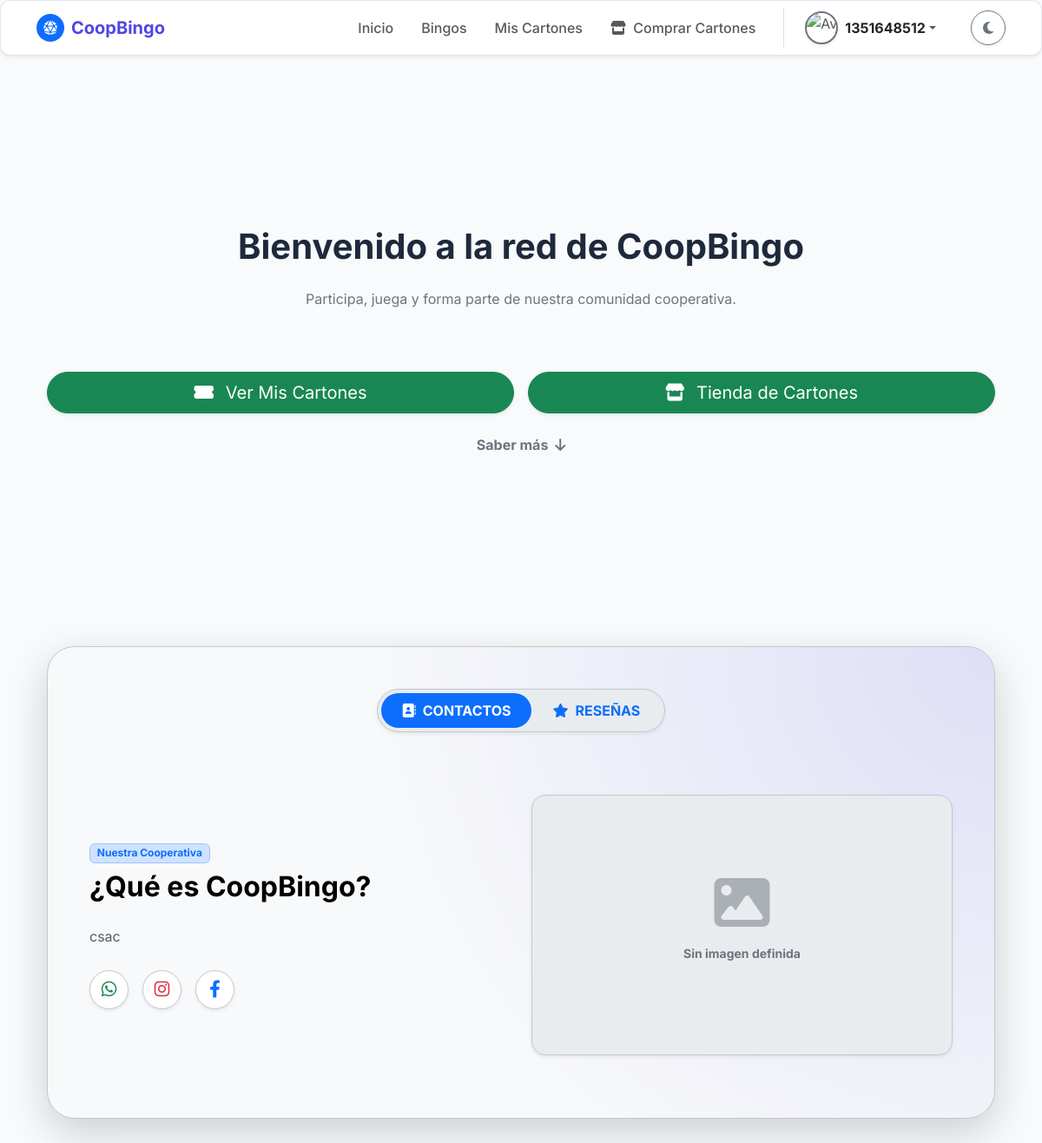
Screenshot of / (signed in) with the database file from the repository.
### bingo/models.py (models this page shows, shortened)
class ConfiguracionWeb(models.Model):
    idconfiguracion = models.AutoField(primary_key=True)
    titulosobrenosotros = models.CharField(
        max_length=150,
        default="¿Qué es CoopBingo?",
        verbose_name="Título Sobre Nosotros"
    )
    descripcionsobrenosotros = models.TextField(
        verbose_name="Texto Descriptivo (Sobre Nosotros)"
    )
    imagenpromocional = models.ImageField(
        upload_to='media/web/inicio/',
        null=True,
        blank=True,
        verbose_name="Imagen Promocional del Inicio"
    )
    numerowhatsapp = models.CharField(
        max_length=12,
        null=True,
        blank=True,
        verbose_name="Número de WhatsApp",
        help_text="Incluya el código de país. Ej: +593987654321"
    )
    enlaceinstagram = models.URLField(
        max_length=255,
        null=True,
        blank=True,
        verbose_name="Perfil de Instagram",
        help_text="Ej: https://instagram.com/coopbingo"
    )
    enlacefacebook = models.URLField(
        max_length=255,
        null=True,
        blank=True,
        verbose_name="Página de Facebook",
        help_text="Ej: https://facebook.com/coopbingo"
    )
    fechaultimaactualizacion = models.DateTimeField(
        auto_now=True,
        verbose_name="Última Actualización"
    )
    class Meta:
        db_table = 'ConfiguracionWeb'
        verbose_name = 'Configuración Web'
        verbose_name_plural = 'Configuraciones Web'

### bingo/views.py (the view, shortened to what this page needs)
# urls.py: path('', views.inicio, name='inicio'),
def inicio(request):
    preguntar_jugador = request.session.pop('preguntar_jugador', False)
    es_jugador = False
    es_socio = False
    mostrar_promo_socio = False
    if request.user.is_authenticated and not request.user.is_staff:
        jugador = Jugador.objects.filter(cedulaidentidadjugador=request.user.username).first()
        socio = Socio.objects.filter(cisocio=request.user.username).first()
        if jugador:
            es_jugador = True
            if not jugador.idsocio and not request.session.get('promo_socio_visto', False):
                mostrar_promo_socio = True
                request.session['promo_socio_visto'] = True
        if socio:
            es_socio = True
            request.session['es_socio_activo'] = True if socio.estadosocio == 'Activo' else False
    config_web = ConfiguracionWeb.objects.first()
    bingos_activos = Bingo.objects.filter(
        estadobingo__in=['Programado', 'En Curso']
    ).select_related('idunidad_venta', 'idunidad_premio').order_by('fechaprogramadabingo')
    ahora = timezone.now()
    valoraciones = ValoracionSistema.objects.all().order_by('-fecha')
    promedio = valoraciones.aggregate(promedio=Avg('puntuacion'))['promedio'] or 0
    total_valoraciones = valoraciones.count()
    mi_valoracion = None
    if request.user.is_authenticated:
        mi_valoracion = valoraciones.filter(usuario=request.user).first()
    contexto = {
        'preguntar_jugador': preguntar_jugador,
        'es_jugador': es_jugador,
        'es_socio': es_socio,
        'config_web': config_web,
        'bingos_activos': bingos_activos,
        'mostrar_promo_socio': mostrar_promo_socio,
        'valoraciones': valoraciones,
        'promedio_valoracion': promedio,
        'total_valoraciones': total_valoraciones,
        'mi_valoracion': mi_valoracion,
    }
    return render(request, 'comunes/inicio.html', contexto)

### bingo/models.py (called while the page is built)
    def obtener_rol(self):
        from .models import Socio, Jugador
        es_socio = Socio.objects.filter(cisocio=self.usuario.username).exists()
        es_jugador = Jugador.objects.filter(cedulaidentidadjugador=self.usuario.username).exists()
        if es_socio and es_jugador:
            return "Socio-Jugador"
        elif es_socio:
            return "Socio"
        elif es_jugador:
            return "Jugador"
        return "Usuario Externo"

    def get_nombre_mostrar(self):
        from .models import Jugador, Socio
        jugador = Jugador.objects.filter(cedulaidentidadjugador=self.usuario.username).first()
        if jugador and jugador.aliasjugador:
            return jugador.aliasjugador
        socio = Socio.objects.filter(cisocio=self.usuario.username).first()
        if socio:
            return f"{socio.primernombresocio} {socio.primerapellidosocio}"
        return self.usuario.first_name

    def estrellas_html(self):
        html = ""
        puntuacion = float(self.puntuacion)
        for i in range(1, 6):
            if puntuacion >= i:
                html += '<i class="fas fa-star text-warning"></i>'
            elif puntuacion >= i - 0.5:
                html += '<i class="fas fa-star-half-alt text-warning"></i>'
            else:
                html += '<i class="far fa-star text-warning"></i>'
        return html

### bingo/templates/comunes/inicio.html (shortened to what this page needs)
{% extends 'comunes/base.html' %}
{% block content %}
<div class="container py-5 text-center d-flex flex-column justify-content-center" style="min-height: 70vh;">
    <h1 class="fw-bold mb-4">Bienvenido a la red de CoopBingo</h1>
    <p class="text-secondary mb-5">Participa, juega y forma parte de nuestra comunidad cooperativa.</p>
    {% if user.is_authenticated %}
        {% if user.is_staff %}
            <div class="mt-4">
                <a href="{% url 'dashboard' %}" class="btn btn-indigo btn-lg shadow-sm px-5 rounded-pill w-100 w-sm-auto">
                    <i class="fas fa-chart-line me-2"></i> Ir a mi Panel de Control
                </a>
            </div>
        {% else %}
            {% if es_jugador %}
                <div class="d-flex flex-column flex-sm-row justify-content-center gap-3 mt-4">
                    <a href="{% url 'mis_cartones' %}" class="btn btn-success btn-lg shadow-sm px-4 rounded-pill w-100 w-sm-auto">
                        <i class="fas fa-ticket-alt me-2"></i> Ver Mis Cartones
                    </a>
                    <a href="{% url 'venta_cartones' %}" class="btn btn-success btn-lg shadow-sm px-4 rounded-pill w-100 w-sm-auto">
                        <i class="fas fa-store me-2"></i> Tienda de Cartones
                    </a>
                </div>
            {% else %}
                <div class="mt-4">
                    <button class="btn btn-indigo btn-lg shadow-sm px-5 rounded-pill w-100 w-sm-auto" data-bs-toggle="modal" data-bs-target="#modalPromoSocio">
                        <i class="fas fa-user-plus me-2"></i> Convertirme en Socio
                    </button>
                </div>
            {% endif %}
        {% endif %}
    {% endif %}
    <div class="mt-4 w-100 text-center">
        <a href="#seccion-contacto-resenas" class="text-decoration-none text-secondary fw-bold hover-primary" style="transition: all 0.3s ease;">
            Saber más <i class="fas fa-arrow-down ms-1 bounce-anim"></i>
        </a>
    </div>
</div>
<div id="seccion-contacto-resenas" class="container py-5 mt-4">
    <div class="bg-body-tertiary rounded-5 shadow-lg border border-secondary-subtle p-4 p-md-5 position-relative overflow-hidden">
        <div class="position-absolute top-0 end-0 w-100 h-100" style="background: radial-gradient(circle at top right, rgba(79, 70, 229, 0.15), transparent 60%); pointer-events: none;"></div>
        <div class="d-flex justify-content-center mb-5 position-relative z-1">
            <ul class="nav nav-pills p-1 bg-body-secondary rounded-pill shadow-sm border border-secondary-subtle" id="pills-tab" role="tablist">
                <li class="nav-item" role="presentation">
                    <button class="nav-link active rounded-pill px-4 fw-bold" id="pills-contactos-tab" data-bs-toggle="pill" data-bs-target="#pills-contactos" type="button" role="tab">
                        <i class="fas fa-address-book me-2"></i>CONTACTOS
                    </button>
                </li>
                <li class="nav-item" role="presentation">
                    <button class="nav-link rounded-pill px-4 fw-bold" id="pills-resenas-tab" data-bs-toggle="pill" data-bs-target="#pills-resenas" type="button" role="tab">
                        <i class="fas fa-star me-2"></i>RESEÑAS
                    </button>
                </li>
            </ul>
        </div>
        <div class="tab-content position-relative z-1" id="pills-tabContent">
            <div class="tab-pane fade show active" id="pills-contactos" role="tabpanel" aria-labelledby="pills-contactos-tab">
                <div class="row align-items-center py-4">
                    <div class="col-md-6 mb-4 mb-md-0">
                        <span class="badge bg-primary-subtle text-primary mb-2 border border-primary-subtle">Nuestra Cooperativa</span>
                        <h2 class="fw-bold mb-4 text-body-emphasis">{{ config_web.titulosobrenosotros|default:"¿Qué es CoopBingo?" }}</h2>
                        <p class="text-body-secondary" style="line-height: 1.8;">
                            {% if config_web.descripcionsobrenosotros %}
                                {{ config_web.descripcionsobrenosotros|linebreaksbr }}
                            {% else %}
                                CoopBingo es una plataforma integral diseñada para gestionar eventos y ahorros.
                            {% endif %}
                        </p>
                        <div class="d-flex gap-3 mt-4">
                            {% if config_web.numerowhatsapp %}
                            <a href="https://wa.me/{{ config_web.numerowhatsapp|cut:'+'|cut:' ' }}" target="_blank" class="btn border-secondary-subtle text-success bg-body hover-primary rounded-circle shadow-sm" style="width: 45px; height: 45px; display: inline-flex; align-items: center; justify-content: center; transition: all 0.3s ease;">
                                <i class="fab fa-whatsapp fs-5"></i>
                            </a>
                            {% endif %}
                            {% if config_web.enlaceinstagram %}
                            <a href="{{ config_web.enlaceinstagram }}" target="_blank" class="btn border-secondary-subtle text-danger bg-body hover-primary rounded-circle shadow-sm" style="width: 45px; height: 45px; display: inline-flex; align-items: center; justify-content: center; transition: all 0.3s ease;">
                                <i class="fab fa-instagram fs-5"></i>
                            </a>
                            {% endif %}
                            {% if config_web.enlacefacebook %}
                            <a href="{{ config_web.enlacefacebook }}" target="_blank" class="btn border-secondary-subtle text-primary bg-body hover-primary rounded-circle shadow-sm" style="width: 45px; height: 45px; display: inline-flex; align-items: center; justify-content: center; transition: all 0.3s ease;">
                                <i class="fab fa-facebook-f fs-5"></i>
                            </a>
                            {% endif %}
                        </div>
                    </div>
                    <div class="col-md-6 text-center">
                        {% if config_web.imagenpromocional %}
                            <img src="{{ config_web.imagenpromocional.url }}" alt="CoopBingo Promocional" class="img-fluid rounded-4 shadow-lg border border-secondary-subtle">
                        {% else %}
                            <div class="p-5 bg-body-secondary rounded-4 border border-secondary-subtle d-flex flex-column justify-content-center align-items-center h-100 shadow-sm" style="min-height: 300px;">
                                <i class="fas fa-image text-secondary opacity-50 mb-3" style="font-size: 4rem;"></i>
                                <p class="text-secondary small fw-bold">Sin imagen definida</p>
                            </div>
                        {% endif %}
                    </div>
                </div>
            </div>
        </div>
    </div>
</div>
{% endblock %}

### bingo/templates/comunes/navbar.html (shortened to what this page needs)
{% load static %}
<nav class="navbar navbar-expand-lg border-bottom card-minimalista mb-4 shadow-sm">
    <div class="container">
        <a class="navbar-brand fw-bold d-flex align-items-center" href="{% url 'inicio' %}" style="color: var(--color-primario);">
            <div class="rounded-circle bg-primary d-flex align-items-center justify-content-center me-2" style="width: 32px; height: 32px;">
                <i class="fas fa-dice-d20 text-white" style="font-size: 16px;"></i>
            </div>
            <span>CoopBingo</span>
        </a>
        <div class="collapse navbar-collapse" id="navPrincipal">
            <ul class="navbar-nav ms-auto align-items-center">
                <li class="nav-item">
                    <a class="nav-link px-3 fw-medium" href="{% url 'inicio' %}">Inicio</a>
                </li>
                <li class="nav-item">
                        <a class="nav-link px-3 fw-medium" href="{% url 'bingo' %}">Bingos</a>
                </li>
                {% if user.is_authenticated %}
                    <li class="nav-item">
                        <a class="nav-link px-3 fw-medium" href="{% url 'mis_cartones' %}">Mis Cartones</a>
                    </li>
                    <li class="nav-item">
                        <a class="nav-link px-3 fw-medium" href="{% url 'venta_cartones' %}">
                            <i class="fas fa-store me-1"></i> Comprar Cartones
                        </a>
                    </li>
                    <li class="nav-item dropdown ms-lg-3 ps-lg-3 border-start-lg">
                        <a class="nav-link dropdown-toggle d-flex align-items-center py-1" href="#" id="userDropdown" role="button" data-bs-toggle="dropdown" aria-expanded="false">
                            {% if request.session.avatar_url %}
                                <img src="{{ request.session.avatar_url }}" alt="Avatar" class="rounded-circle object-fit-cover me-2 border border-2 border-primary shadow-sm" style="width: 38px; height: 38px;">
                            {% else %}
                                <img src="{% static 'img/default_avatar.png' %}" alt="Avatar" class="rounded-circle object-fit-cover me-2 border border-2 border-secondary shadow-sm" style="width: 38px; height: 38px;">
                            {% endif %}
                            <span class="fw-bold text-body">{{ request.session.user_nombre|default:user.first_name }}</span>
                        </a>
                    </li>
                {% endif %}
                <li class="nav-item ms-lg-3 ps-lg-3 mt-3 mt-lg-0 pt-3 pt-lg-0">
                    <button class="btn btn-outline-secondary rounded-circle shadow-sm d-flex justify-content-center align-items-center" id="themeToggle" style="width: 40px; height: 40px;">
                        <i class="fas fa-moon" id="themeIcon"></i>
                    </button>
                </li>
            </ul>
        </div>
    </div>
</nav>

### bingo/static/css/base.css (style rules this page uses)
:root { --bg-principal: #f8fafc; --bg-tarjetas: #ffffff; --texto-principal: #1e293b; --texto-secundario: #64748b; --color-primario: #4f46e5; --color-primario-hover: #4338ca; --borde-suave: 1px solid #e2e8f0; --sombra-minimalista: 0 4px 6px -1px rgba(0, 0, 0, 0.05), 0 2px 4px -1px rgba(0, 0, 0, 0.03); }
body { background-color: var(--bg-principal); color: var(--texto-principal); font-family: 'Inter', sans-serif; transition: background-color 0.3s ease, color 0.3s ease; -webkit-font-smoothing: antialiased; }
.card-minimalista { background-color: var(--bg-tarjetas); border: var(--borde-suave); border-radius: 12px; box-shadow: var(--sombra-minimalista); transition: transform 0.2s ease, box-shadow 0.2s ease, background-color 0.3s ease; }
.nav-link { transition: color 0.3s ease; }

### bingo/templates/comunes/navbar.html (style rules this page uses)
@media (min-width: 992px) { .border-start-lg { border-left: 1px solid var(--bs-border-color) !important; } }

### bingo/templates/comunes/inicio.html (style rules this page uses)
html { scroll-behavior: smooth; }
.bounce-anim { display: inline-block; animation: bounce 2s infinite; }

### rows the page displays
ConfiguracionWeb: titulosobrenosotros "¿Qué es CoopBingo?", descripcionsobrenosotros "csac"

### other values shown
{{ request.session.user_nombre|default:user.first_name }} "1351648512"
